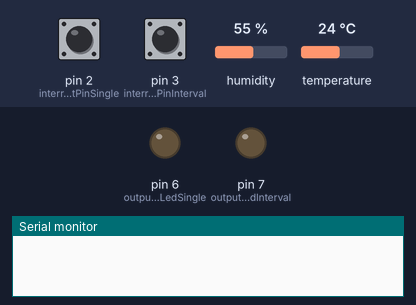
Bench run of a sketch on a simulated Arduino Uno, built with avr-gcc and run on an emulated ATmega328P. Shown: output pins drawn as LEDs (lit = HIGH), the last lines printed to the serial monitor. Inputs (shaded band) come from the test bench; at power-on: pin 2 (interruptPinSingle) HIGH, pin 3 (interruptPinInterval) HIGH, humidity 55 %, temperature 24 °C.

Above: at 3.8 s.
3.9 s: pin 2 (interruptPinSingle) pulled LOW for 2.45 s
At 3.95 s:
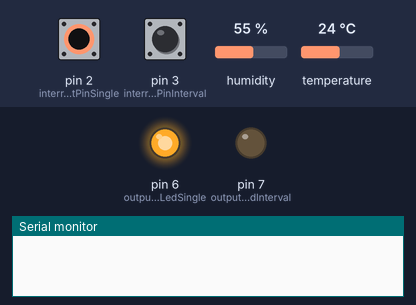
7.8 s: pin 3 (interruptPinInterval) pulled LOW for 2.45 s
At 9.1 s:
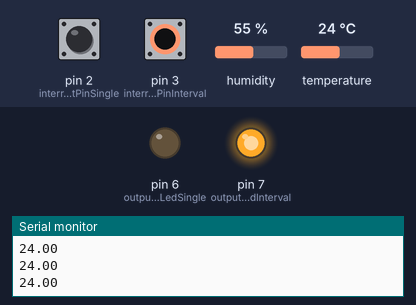
Timing chart, 0 to 10.8 s (numbered marks = the images above; inputs shaded):
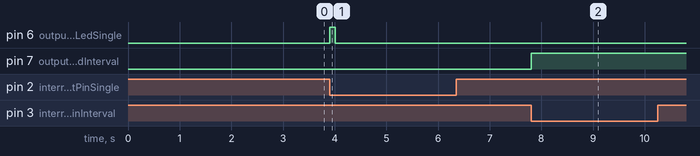

The sketch:

Jax.ino
```cpp
#include <Arduino.h>
#include "DHT.h"

#define DHTPIN 8
#define DHTTYPE DHT22

DHT dht(DHTPIN, DHTTYPE);

const byte interruptPinSingle = 2;
const byte interruptPinInterval = 3;

const byte outputPinLedSingle = 6;
const byte outputPinLedInterval = 7;

volatile unsigned long lastInterrupt = 0;
volatile boolean detectSingleValue = false;
volatile boolean detectInterval = false;

void setup() {
  Serial.begin(57600);
  dht.begin();

  pinMode(interruptPinSingle, INPUT_PULLUP);
  pinMode(interruptPinInterval, INPUT_PULLUP);

  pinMode(outputPinLedSingle, OUTPUT);
  pinMode(outputPinLedInterval, OUTPUT);

  attachInterrupt(digitalPinToInterrupt(interruptPinSingle), singleButtonPressed, FALLING);
  attachInterrupt(digitalPinToInterrupt(interruptPinInterval), intervalButtonPressed, FALLING);
}

void loop() {
  //Send a sensor reading each second.
  delay(1000);

  //Set LEDs
  digitalWrite(outputPinLedSingle, LOW);

  // Reading temperature or humidity takes about 250 milliseconds!
  // Read temperature as Celsius (the default)
  float temp = dht.readTemperature();

  // Check if any reads failed and exit early (to try again).
  if (isnan(temp)) {
    Serial.println("Failed to read from DHT sensor!");
    return;
  }

  if (detectSingleValue) {
    detectSingleValue = false;
    Serial.println(temp);
  }

  if (detectInterval) {
    Serial.println(temp);
  }
}

void singleButtonPressed() {
  digitalWrite(outputPinLedSingle, HIGH);
  digitalWrite(outputPinLedInterval, LOW);

  //Prevent bouncy buttons
  if (millis() - lastInterrupt > 10) {
    detectSingleValue = true;
    detectInterval = false;

    lastInterrupt = millis();
  }
}

void intervalButtonPressed() {
  digitalWrite(outputPinLedSingle, LOW);

  //Prevent bouncy buttons
  if (millis() - lastInterrupt > 10) {
    detectSingleValue = false;
    detectInterval = !detectInterval;
    lastInterrupt = millis();

    if (detectInterval) {
      digitalWrite(outputPinLedInterval, HIGH);
    } else {
      digitalWrite(outputPinLedInterval, LOW);
    }
  }
}
```

Measured:
- after the input at 3.9 s, pin 6 (outputPinLedSingle): LOW → HIGH at once, → LOW 0.11 s later
- after the input at 7.8 s, pin 7 (outputPinLedInterval): LOW → HIGH at once
